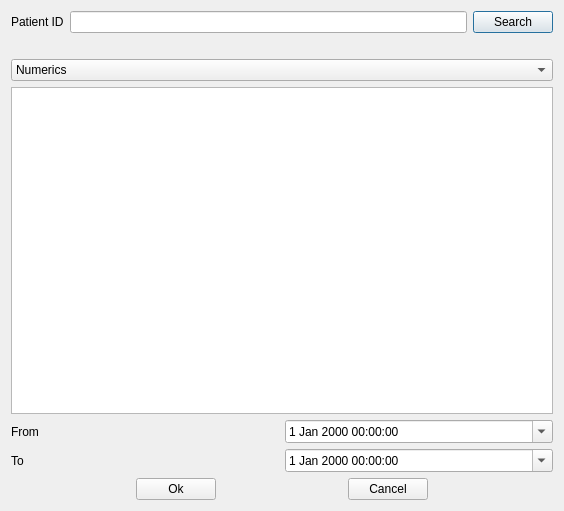
<?xml version="1.0" encoding="UTF-8"?>
<ui version="4.0">
 <class>DWCOpen</class>
 <widget class="QDialog" name="DWCOpen">
  <property name="geometry">
   <rect>
    <x>0</x>
    <y>0</y>
    <width>564</width>
    <height>511</height>
   </rect>
  </property>
  <property name="windowTitle">
   <string>Load DWC data</string>
  </property>
  <layout class="QVBoxLayout" name="verticalLayout_2">
   <item>
    <layout class="QGridLayout" name="gridLayout">
     <item row="0" column="1">
      <widget class="QLineEdit" name="txtPatientId"/>
     </item>
     <item row="0" column="0">
      <widget class="QLabel" name="label">
       <property name="text">
        <string>Patient ID</string>
       </property>
      </widget>
     </item>
     <item row="0" column="2">
      <widget class="QPushButton" name="searchButton">
       <property name="text">
        <string>Search</string>
       </property>
      </widget>
     </item>
    </layout>
   </item>
   <item>
    <widget class="QLabel" name="lblFound">
     <property name="text">
      <string/>
     </property>
    </widget>
   </item>
   <item>
    <widget class="QComboBox" name="cmbTypeofData">
     <property name="currentIndex">
      <number>0</number>
     </property>
     <item>
      <property name="text">
       <string>Numerics</string>
      </property>
     </item>
     <item>
      <property name="text">
       <string>Waves</string>
      </property>
     </item>
    </widget>
   </item>
   <item>
    <widget class="QListWidget" name="lstLabels">
     <property name="selectionMode">
      <enum>QAbstractItemView::SelectionMode::MultiSelection</enum>
     </property>
    </widget>
   </item>
   <item>
    <layout class="QHBoxLayout" name="horizontalLayout_2">
     <item>
      <widget class="QLabel" name="label_2">
       <property name="text">
        <string>From</string>
       </property>
      </widget>
     </item>
     <item>
      <widget class="QDateTimeEdit" name="dtFrom">
       <property name="calendarPopup">
        <bool>true</bool>
       </property>
      </widget>
     </item>
    </layout>
   </item>
   <item>
    <layout class="QHBoxLayout" name="horizontalLayout_3">
     <item>
      <widget class="QLabel" name="label_3">
       <property name="text">
        <string>To</string>
       </property>
      </widget>
     </item>
     <item>
      <widget class="QDateTimeEdit" name="dtTo">
       <property name="calendarPopup">
        <bool>true</bool>
       </property>
      </widget>
     </item>
    </layout>
   </item>
   <item>
    <layout class="QHBoxLayout" name="horizontalLayout">
     <item>
      <spacer name="horizontalSpacer_2">
       <property name="orientation">
        <enum>Qt::Orientation::Horizontal</enum>
       </property>
       <property name="sizeHint" stdset="0">
        <size>
         <width>40</width>
         <height>20</height>
        </size>
       </property>
      </spacer>
     </item>
     <item>
      <widget class="QPushButton" name="okButton">
       <property name="text">
        <string>Ok</string>
       </property>
      </widget>
     </item>
     <item>
      <spacer name="horizontalSpacer">
       <property name="orientation">
        <enum>Qt::Orientation::Horizontal</enum>
       </property>
       <property name="sizeHint" stdset="0">
        <size>
         <width>40</width>
         <height>20</height>
        </size>
       </property>
      </spacer>
     </item>
     <item>
      <widget class="QPushButton" name="cancelButton">
       <property name="text">
        <string>Cancel</string>
       </property>
      </widget>
     </item>
     <item>
      <spacer name="horizontalSpacer_3">
       <property name="orientation">
        <enum>Qt::Orientation::Horizontal</enum>
       </property>
       <property name="sizeHint" stdset="0">
        <size>
         <width>40</width>
         <height>20</height>
        </size>
       </property>
      </spacer>
     </item>
    </layout>
   </item>
  </layout>
 </widget>
 <resources/>
 <connections/>
</ui>
